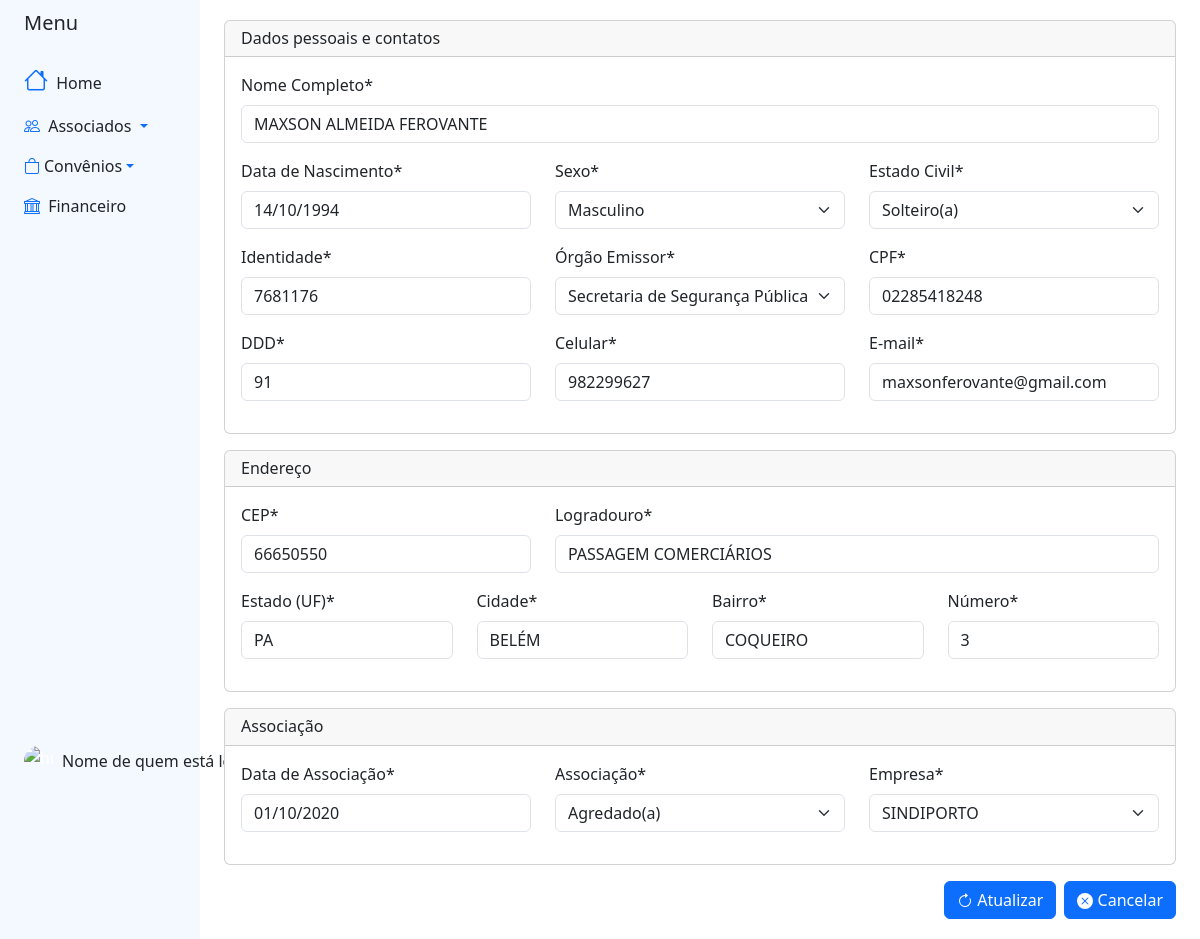
The app's page /associados/editar/1/ (signed in) with its own data.
### blackpearl/associados/models.py (models this page shows, shortened)
class Base(models.Model):
    criado = models.DateField('Data de Criação', auto_now_add=True)
    modificado = models.DateField('Data de Atualização', auto_now_add=True)
    ativo = models.BooleanField('Ativo?', default=True)
    class Meta:
        abstract = True

class Associado(Base):
    nomecompleto = models.CharField('Nome Completo', max_length=300)
    dataNascimento = models.DateField('Data de Nascimento')
    sexo = models.CharField('Sexo', max_length=1, choices=SEXO_CHOICES)
    cpf = models.CharField('CPF', max_length=11)
    identidade = models.CharField('Identidade', max_length=20, default='')
    orgemissor = models.CharField('Órgão Emissor', max_length= 6, choices=ORGEMISSOR_CHOICES, default='')
    estadocivil = models.CharField('Estado Civil', max_length= 2, choices=ESTADOCIVIL_CHOICES, default='')
    dataAssociacao = models.DateField('Data de Associação')
    associacao = models.CharField('Associação', max_length=50, choices=ASSOCIACAO_CHOICES, default= '')
    matricula = models.IntegerField('Matricula', null=True)
    empresa  = models.ForeignKey(Empresa, on_delete=models.CASCADE, related_name='empresa')
    email = models.EmailField('e-mail')
    dddNumeroContato = models.CharField('DDD', max_length=2)
    numeroContato = models.CharField('Celular', max_length=9)
    slug = models.SlugField('Slug', max_length=100, blank=True, editable=False)
    cep = models.CharField('CEP', max_length=9)
    logradouro = models.CharField('Logradouro', max_length=200)
    num = models.IntegerField('Número')
    bairro = models.CharField('Bairro', max_length=100)
    cidade = models.CharField('Cidade', max_length=100)
    estado = models.CharField('Estado (UF)', max_length=2, choices=ESTADOS_CHOICES, default='')

### blackpearl/associados/views.py (the view)
# urls.py: path('editar/<int:associado_id>/', views.editar, name='editar'),
@login_required(login_url='login')
def editar(request, associado_id):
    if request.method == 'POST':
        associado = Associado.objects.get(pk=associado_id)
        formAssociado = AssociadoModelForm(request.POST, instance=associado)
        if formAssociado.is_valid():
            assoc = formAssociado.save()
            messages.success(request, 'Dados de {} atualizados com sucesso!'.format(assoc.nomecompleto))
            return render(request, 'associados/editar.html', {
                'form': formAssociado
            })
    else:
        associado = Associado.objects.get(pk=associado_id)
        formAssociado = AssociadoModelForm(
            instance=associado
        )
    return render(request, 'associados/editar.html', {
        'form': formAssociado
    })

### blackpearl/associados/models.py (called while the page is built)
    def __str__(self):
        return self.nome

### blackpearl/associados/templates/associados/editar.html (shortened to what this page needs)
{% extends "base_sidebar.html" %}
{% load crispy_forms_tags %}
{% load bootstrap5 %}
{% load static %}
{% block bootstrap5_content %}
        <div class="container py-1">
          <div class="row d-flex justify-content-md-center align-items-center h-50">
              <form class="form-horizontal" action=""  method="post" autocomplete="off" >
                 <div class="card mb-3 ">
                  <h6 class="card-header">
                    Dados pessoais e contatos
                  </h6>
                  <div class="card-body">
                    <div class="row">
                        <div class="form-group  col-sm">
                          {{ form.nomecompleto|as_crispy_field }}
                        </div>
                    </div>
                    <div class="row">
                        <div class="from-group  col-sm">
                          {{ form.dataNascimento|as_crispy_field }}
                        </div>
                        <div class="from-group col-sm">
                          {{ form.sexo|as_crispy_field }}
                        </div>
                        <div class="from-group col-sm">
                          {{ form.estadocivil|as_crispy_field }}
                          </div>
                    </div>
                    <div class="row">
                          <div class="from-group col-sm">
                            {{ form.identidade|as_crispy_field }}
                          </div>
                          <div class="from-group  col-sm">
                            {{ form.orgemissor|as_crispy_field }}
                          </div>
                          <div class="from-group col-sm">
                            {{ form.cpf|as_crispy_field }}
                          </div>
                      </div>
                      <div class="row">
                            <div class="from-group col-sm">
                                {{ form.dddNumeroContato|as_crispy_field }}
                            </div>
                            <div class="from-groupcol col-sm">
                                {{ form.numeroContato|as_crispy_field }}
                            </div>
                              <div class="from-group  col-sm">
                                {{ form.email|as_crispy_field }}
                              </div>
                        </div>
                  </div>
                </div>
                  <div class="card mb-3 ">
                      <h6 class="card-header">
                        Endereço
                      </h6>
                  <div class="card-body">
                    <div class="row">
                        <div class="col-6 col-md-4">
                            <div class="form-group col-sm">
                                {{ form.cep|as_crispy_field }}
                            </div>
                        </div>
                        <div class="col-md-8">
                            <div class="form-group col-sm">
                                {{ form.logradouro|as_crispy_field }}
                            </div>
                        </div>
                    </div>
                    <div class="row">
                        <div class="from-groupcol col-sm">
                          {{ form.estado|as_crispy_field }}
                        </div>
                        <div class="from-group col-sm">
                          {{ form.cidade|as_crispy_field }}
                          </div>
                        <div class="from-group col-sm">
                              {{ form.bairro|as_crispy_field }}
                          </div>
                        <div class="from-group col-sm">
                              {{ form.num|as_crispy_field }}
                        </div>
                    </div>
                  </div>
                </div>
                 <div class="card mb-3 ">
                      <h6 class="card-header">
                        Associação
                      </h6>
                  <div class="card-body">
                    <div class="row">
                            <div class="form-group col-sm">
                               {{ form.dataAssociacao|as_crispy_field }}
                            </div>
                           <div class="form-group col-sm">
                                {{ form.associacao|as_crispy_field }}
                            </div>
                            <div class="form-group col-sm">
                                {{ form.empresa|as_crispy_field }}
                            </div>
                    </div>
                  </div>
                 </div>
            <div class="d-grid gap-2 d-md-flex justify-content-md-end">
                   {% buttons %}
                        <button type="submit" class="btn btn-primary">
                            Atualizar
                        </button>
                        <a type="submit" class="btn btn-primary" href = "{% url 'home_assoc' %}">
                            Cancelar
                        </a>
                    {% endbuttons %}
            </div>
            </form>
          </div>
        </div>
{% endblock bootstrap5_content %}

### records on screen
Associado: nomecompleto "MAXSON ALMEIDA FEROVANTE", dataNascimento "14/10/1994", sexo "Masculino", estadocivil "Solteiro(a)", identidade "7681176", orgemissor "Secretaria de Segurança Pública", cpf "02285418248", dddNumeroContato "91", numeroContato "982299627", email "maxsonferovante@gmail.com", cep "66650550", logradouro "PASSAGEM COMERCIÁRIOS", estado "PA", cidade "BELÉM", bairro "COQUEIRO", num "3", dataAssociacao "01/10/2020", associacao "Agredado(a)", empresa "SINDIPORTO"
